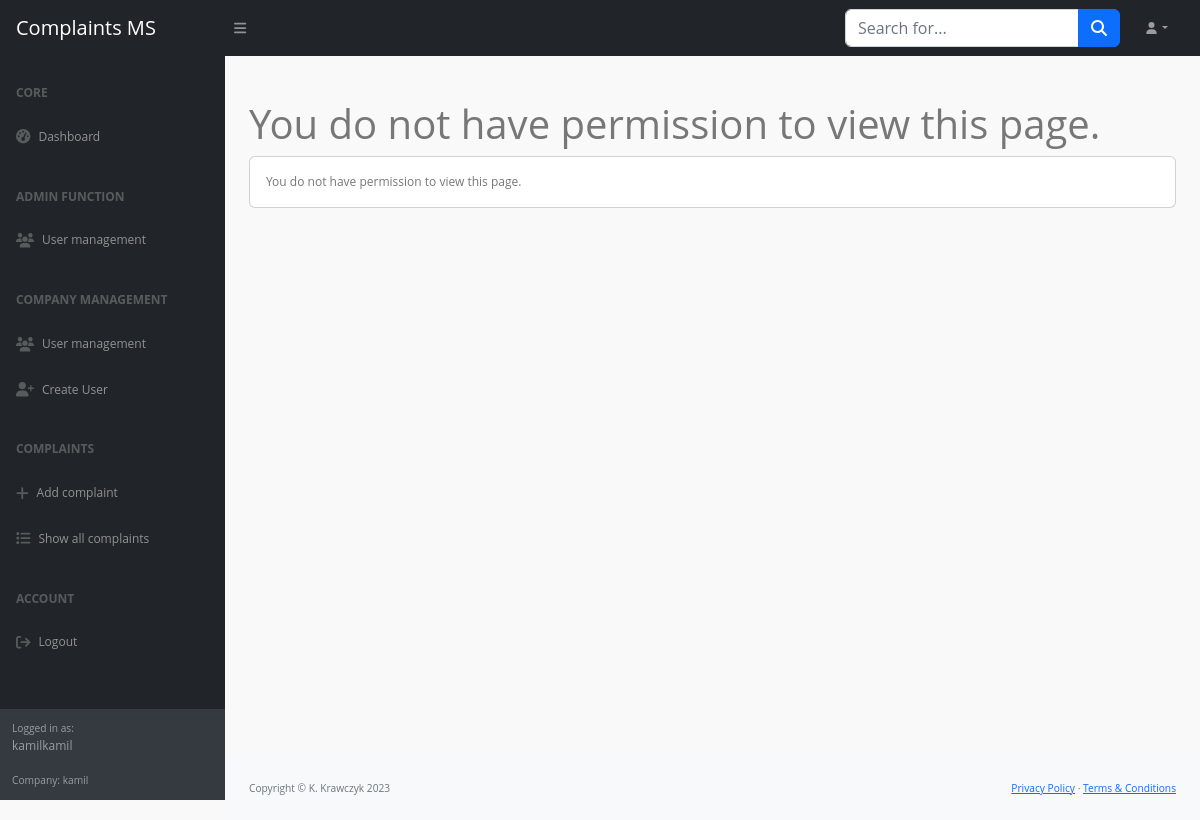
/adm/user/ (signed in), run on an earlier commit of the app's database.
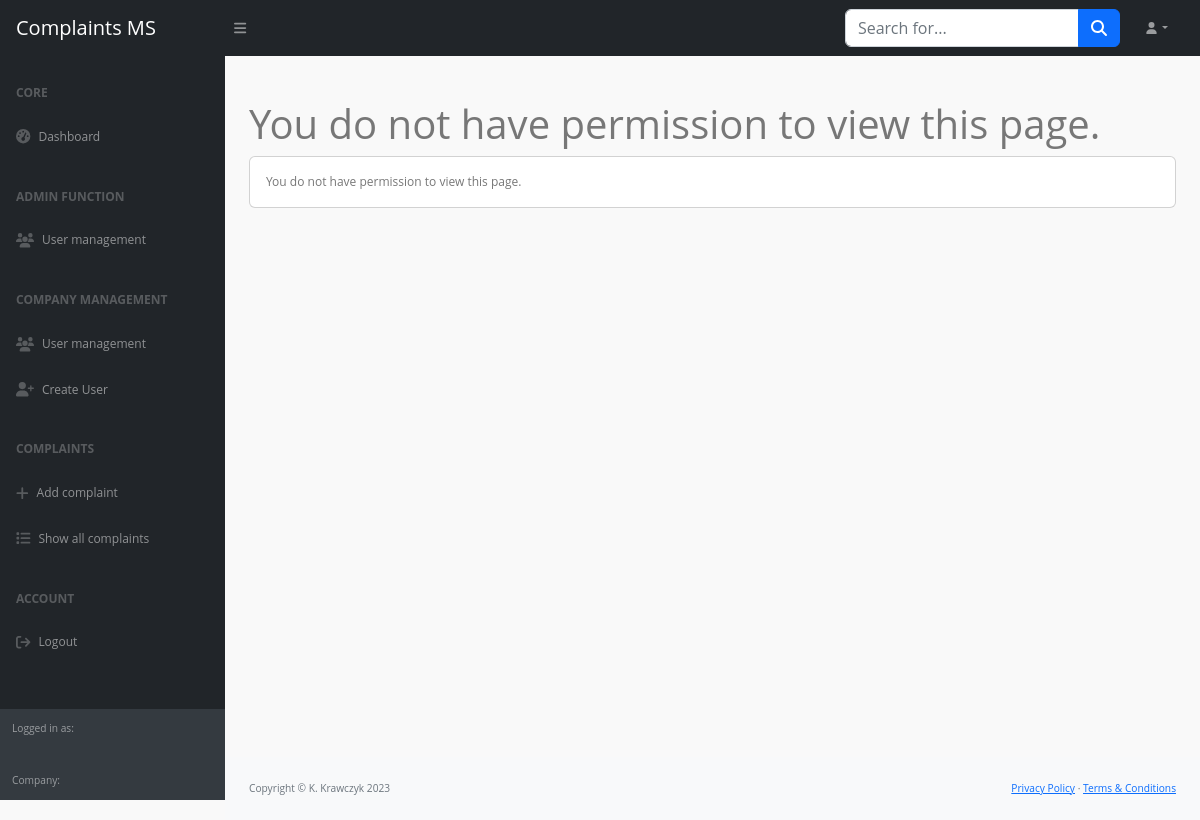
And on a later commit of the database.
### complaints/models.py (models this page shows)
class MyUser(AbstractUser):
    company = models.ForeignKey(Company, on_delete=models.CASCADE, null=True, blank=True)
    user_custom_role = models.IntegerField(choices=USER_ROLE, default=2)

class Company(models.Model):
    name = models.CharField(max_length=64, null=True, blank=True)
    nip = models.CharField(max_length=16, primary_key=True)
    adress = models.CharField(max_length=64, null=True, blank=True)

### complaints/views_admin.py (the view)
# urls.py: path('adm/user/', AdminUser.as_view()),
class AdminUser(View):
    def get(self, request):
        if not request.user.is_superuser:
            return render(request, 'admin/no_permissions.html')
        ctx = {
            'users': User.objects.all(),
            'link': "/adm"
        }
        return render(request, 'admin/user.html', ctx)

### complaints/my_context_processor.py (called while the page is built)
def my_cp(request):
    user = request.user
    ctx = {}
    if user.is_authenticated:
        ctx.update({
            'current_user': user
        })
    return ctx

### complaints/templates/admin/no_permissions.html (shortened to what this page needs)
{% extends 'user/../base.html' %}
{% block main %}
<main>
    <div class="container-fluid px-4">
        <h1 class="mt-4">
            {% if not message %}
            You do not have permission to view this page.
            {% endif %} {{ message }}
        </h1>
        <div class="card mb-4">
            <div class="card-body">
                {% if not message %}
                You do not have permission to view this page.
                {% endif %}
            </div>
        </div>
    </div>
</main>
{% endblock %}

### complaints/templates/navbar_left.html
<div id="layoutSidenav_nav">
                <nav class="sb-sidenav accordion sb-sidenav-dark" id="sidenavAccordion">
                    <div class="sb-sidenav-menu">
                        <div class="nav">
                            <div class="sb-sidenav-menu-heading">Core</div>
                            <a class="nav-link" href="/panel/home/">
                                <div class="sb-nav-link-icon"><i class="fas fa-tachometer-alt"></i></div>
                                Dashboard
                            </a>
                            <div class="sb-sidenav-menu-heading">Admin function</div>
                            <a class="nav-link" href="/adm/user">
                                <div class="sb-nav-link-icon"><i class="fa-solid fa-users"></i></div>
                                User management
                            </a>
                            <div class="sb-sidenav-menu-heading">Company management</div>
                            <a class="nav-link" href="/panel/users/">
                                <div class="sb-nav-link-icon"><i class="fa-solid fa-users"></i></div>
                                User management
                            </a>
                            <a class="nav-link" href="/panel/add_user/">
                                <div class="sb-nav-link-icon"><i class="fa-solid fa-user-plus"></i></div>
                                Create User
                            </a>
                            <div class="sb-sidenav-menu-heading">Complaints</div>
                            <a class="nav-link" href="/panel/add-compaint/">
                                <div class="sb-nav-link-icon"><i class="fa-solid fa-plus"></i></div>
                                Add complaint
                            </a>
                            <a class="nav-link" href="/panel/complaints/">
                                <div class="sb-nav-link-icon"><i class="fa-solid fa-list"></i></div>
                                Show all complaints
                            </a>
                            <div class="sb-sidenav-menu-heading">Account</div>
                            <a class="nav-link" href="/logout/">
                                <div class="sb-nav-link-icon"><i class="fa-solid fa-arrow-right-from-bracket"></i></div>
                                Logout
                            </a>
                        </div>
                    </div>
                    <div class="sb-sidenav-footer">
                        <div class="small">Logged in as:</div>
                        {{ current_user.username }}
                        <br><br>
                        <div class="small">Company:
                        {{ current_user.company.name }}</div>
                    </div>
                </nav>
            </div>

What changed in the data, as far as the page shows it:
no longer on this page (row edited): MyUser: username "kamilkamil", company.name "kamil"
